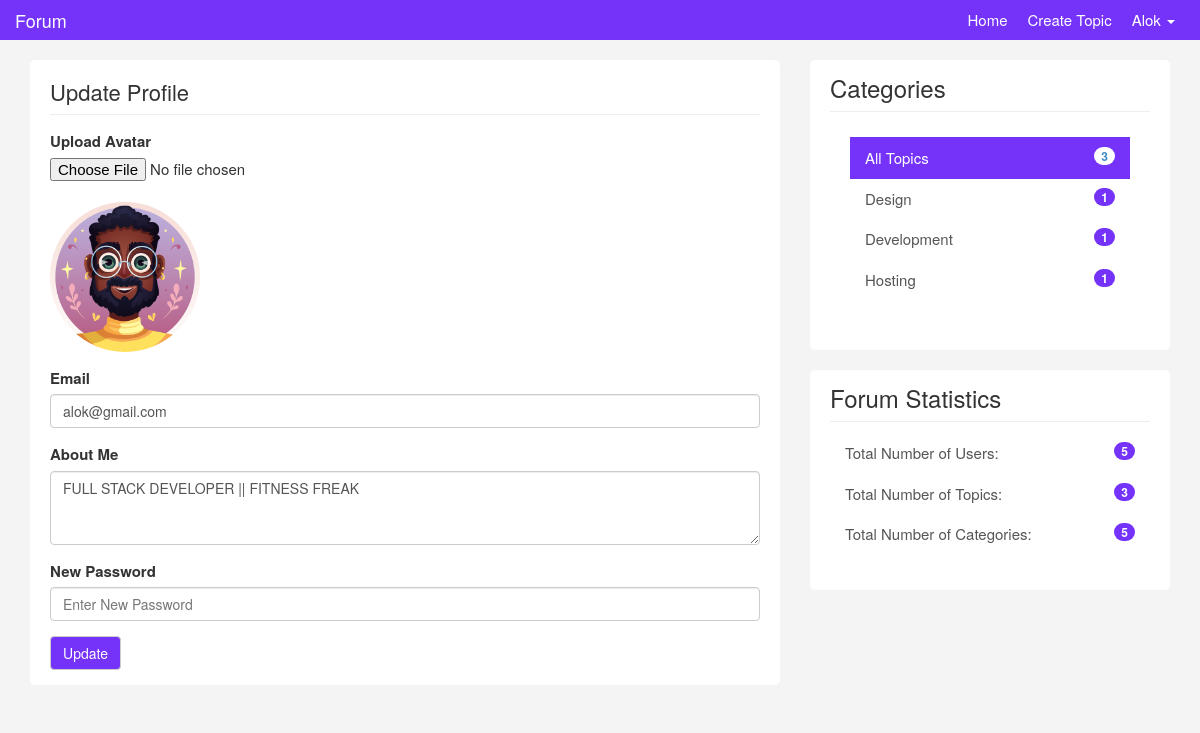
The app's page /users/edit_users.php?id=1 (signed in) with its own data.
### tables this page shows
CREATE TABLE `users` (
  `id` int(11) NOT NULL,
  `name` varchar(250) NOT NULL,
  `email` varchar(200) NOT NULL,
  `username` varchar(255) DEFAULT NULL,
  `password` varchar(200) NOT NULL,
  `about` text NOT NULL,
  `avatar` varchar(200) NOT NULL,
  `created_at` timestamp NOT NULL DEFAULT current_timestamp()
);

CREATE TABLE `categories` (
  `id` int(5) NOT NULL,
  `name` varchar(200) NOT NULL,
  `created_at` timestamp NOT NULL DEFAULT current_timestamp()
);

### users/edit_users.php (the view, shortened to what this page needs)
<?php require "../includes/header.php"; ?>
<?php require "../config/conf.php"; ?>
<?php
if(isset($_GET['id'])){
    $id = $_GET['id'];
    $select = $conn->query("SELECT * FROM users WHERE id='$id'");
    $select->execute();
    $user = $select->fetch(PDO::FETCH_OBJ);
}
?>
<div class="container">
    <div class="row">
        <div class="col-md-8">
            <div class="main-col">
                <div class="block">
                    <h1 class="pull-left">Update Profile</h1>
                    <div class="clearfix"></div>
                    <hr>
                    <form role="form" enctype="multipart/form-data" action="edit_users.php?id=<?php echo $id; ?>" method="POST">
                    <div class="form-group">
    <label>Upload Avatar</label>
    <input type="file" name="avatar" id="avatarInput" onchange="previewAvatar(event)">
    <br>
    <img id="avatarPreview" src="../img/<?php echo $user->avatar; ?>" alt="Avatar Preview" style="max-width: 150px; max-height: 150px; border-radius: 50%;">
</div>
                        <div class="form-group">
                            <label>Email</label>
                            <input type="text" value="<?php echo $user->email; ?>" class="form-control" name="email" placeholder="Enter Your Email">
                        </div>
                        <div class="form-group">
                            <label>About Me</label>
                            <textarea id="about" rows="3" cols="10" class="form-control" name="about"><?php echo $user->about; ?></textarea>
                        </div>
                        <div class="form-group">
                            <label>New Password</label>
                            <input type="password" class="form-control" name="password" placeholder="Enter New Password">
                        </div>
                        <button type="submit" name="submit" class="color btn btn-default">Update</button>
                    </form>
                </div>
            </div>
        </div>
        <?php require "../includes/footer.php"; ?>

### includes/footer.php (shortened to what this page needs)
<?php
	$topics= $conn->query("SELECT COUNT(*) AS all_topics from topics");
	$topics->execute();
	$allTopics = $topics->fetch(PDO::FETCH_OBJ);
	$categories = $conn->query("
    SELECT
        categories.id AS id,
        categories.name AS name,
        COUNT(topics.category) AS count_category
    FROM
        categories
    LEFT JOIN
        topics ON categories.name = topics.category
    GROUP BY
        categories.name
    HAVING
        count_category > 0
");
$categories->execute();
$allCategories = $categories->fetchAll(PDO::FETCH_OBJ);
	$users = $conn->query("SELECT COUNT(*) AS COUNT_users FROM users");
	$users -> execute();
	$allUsers = $users->fetch(PDO::FETCH_OBJ);
		$topics = $conn->query("SELECT COUNT(*) AS COUNT_topics FROM topics");
		$topics -> execute();
		$alltopics_count = $topics->fetch(PDO::FETCH_OBJ);
		$categories_count = $conn->query("SELECT COUNT(*) AS COUNT_categories FROM categories");
		$categories_count -> execute();
		$allcategories_count = $categories_count->fetch(PDO::FETCH_OBJ);
?>
<div class="col-md-4">
				<div class="sidebar">
					<div class="block">
					<h3>Categories</h3>
					<div class="list-group block ">
						<a href="#" class="list-group-item active">All Topics <span class="badge pull-right"><?php echo $allTopics->all_topics ?></span></a>
						<?php foreach($allCategories as $category) : ?>
						<a href="<?php echo APPURL;?>/categories/show.php?name=<?php echo $category->name; ?>" class="list-group-item"><?php echo $category->name; ?>
						<span class="color badge pull-right"><?php echo $category->count_category; ?></span></a>
						<?php endforeach; ?>
					</div>
					</div>
					<div class="block" style="margin-top: 20px;">
						<h3 class="margin-top: 40px">Forum Statistics</h3>
						<div class="list-group">
							<a href="#" class="list-group-item">Total Number of Users:<span class="color badge pull-right"><?php echo $allUsers -> COUNT_users; ?></span></a>
							<a href="#" class="list-group-item">Total Number of Topics:<span class="color badge pull-right"><?php echo $alltopics_count -> COUNT_topics; ?></span></a>
							<a href="#" class="list-group-item">Total Number of Categories: <span class="color badge pull-right"><?php echo $allcategories_count -> COUNT_categories; ?></span></a>
						</div>
				    </div>
			    </div>
				</div>
			</div>
		</div>
  </body>
</html>

### css/custom.css (style rules this page uses)
body { padding-top: 60px; background:#f4f4f4; font-size:15px; }
a { color:#5c5b69; }
hr { margin:10px 0 15px 0; }
h3 { margin-bottom:5px; }
.block { background:#fff; border-radius:5px; padding: 15px 20px; margin-bottom:20px; }
.main-col { overflow:auto; }
.main-col h1 { font-size:22px; margin:5px 0 0 0; padding:0; }
.sidebar .block h3 { margin:0 0 10px 0; padding-bottom:10px; border-bottom:#eee solid 1px; }
a.list-group-item.active, a.list-group-item.active:hover, a.list-group-item.active:focus { background:rgb(117, 50, 249); border-radius:0; }
.list-group-item { border:0 }
.color { background-color: rgb(117, 50, 249); color: white; }

### records on screen
users: avatar (picture), email "alok@gmail.com", about "FULL STACK DEVELOPER || FITNESS FREAK"
categories: name "Design", count_category "1"
categories: name "Development", count_category "1"
categories: name "Hosting", count_category "1"

### other values on screen
$_SESSION['username'] "Alok"
$allTopics->all_topics "3"
$allUsers -> COUNT_users "5"
$alltopics_count -> COUNT_topics "3"
$allcategories_count -> COUNT_categories "5"
